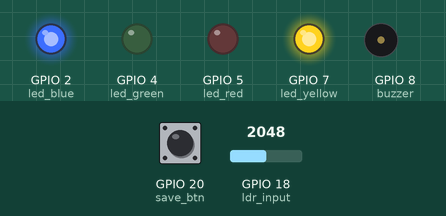
Recording of a sketch running on a simulated ESP32-S3. Parts: output pins drawn as LEDs (lit = HIGH), buzzer (waves = sounding). Inputs (shaded band) come from the test bench; at power-on: GPIO 18 (ldr_input) = 2048, GPIO 20 (save_btn) HIGH. What the sketch prints to the serial monitor is not drawn.

Above: at 1.2 s.
1.3 s: GPIO 18 (ldr_input) set to 2298
2.8 s: GPIO 18 (ldr_input) set to 2402
At 4.0 s:
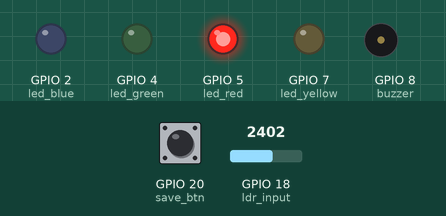
4.3 s: GPIO 20 (save_btn) pulled LOW for 3.2 s
At 5.1 s:
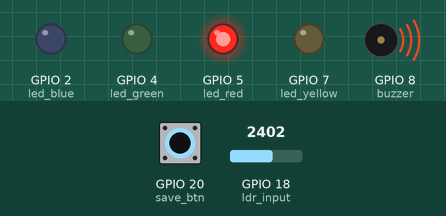
9.8 s: GPIO 18 (ldr_input) set to 1228
At 10.8 s:
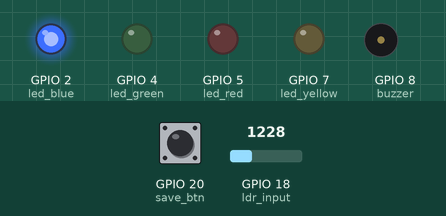
11.3 s: GPIO 20 (save_btn) pulled LOW for 0.15 s
At 11.9 s:
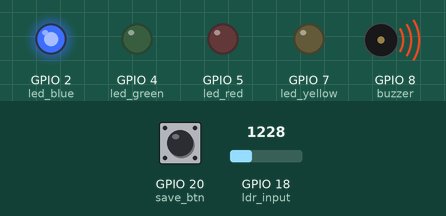
13.8 s: GPIO 18 (ldr_input) set to 1177
At 15.0 s:
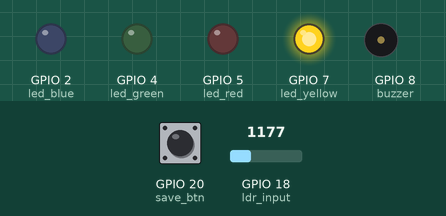
Timing chart, 0 to 16.3 s (numbered marks = the images above; inputs shaded):
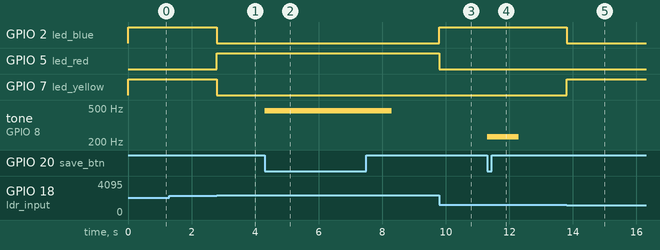

The sketch:

sketch.ino
```cpp
const int ldr_input = 18;

const int led_green = 4;
const int led_red = 5;
const int led_blue = 2;
const int led_yellow = 7;


const int save_btn = 20;

const int buzzer = 8;

int light = 0;
int valorLDR = 0;
int luminosidade = 0;
int frequencia_buzzer = 0;
int restante = 0;

int save_pressed = 0;
int play_pressed = 0;

int musica[10] = {};
int count_music = 0;

void setup() {
  Serial.begin(115200);

  // Input LDR
  pinMode(ldr_input, INPUT);
  // Input save btn
  pinMode(save_btn, INPUT);

  // Output LED's
  pinMode(led_green, OUTPUT);
  pinMode(led_red, OUTPUT);
  pinMode(led_blue, OUTPUT);
  pinMode(led_yellow, OUTPUT);
  pinMode(buzzer, OUTPUT);

}

void play(){
    for (int i = 0; i < 10; i++){
      tone(buzzer, musica[i]);
      delay(1000);
    }
}

void loop() {

  // leitura do valor do LDR
  valorLDR = analogRead(ldr_input);
  // conversão para uma escala de 0 a 5
  luminosidade = map(valorLDR, 64, 8700, 0, 15);
  // conversão para frequencia de buzzer
  frequencia_buzzer = map(valorLDR, 64, 8126, 0, 1600);

  int luzes[4] = {};
  int binario = 0, count = 0, produto = 1;
  while (luminosidade != 0) {
    // verifica se o numero atual será 0 ou 1
    restante = luminosidade % 2;
    // adiciona o 0 ou 1 descoberto acima de acordo com a casa atual
    binario = binario + (restante * produto);
    // avança para o próximo numero a ser calculado
    luminosidade = luminosidade / 2;

    if (produto == 1 && binario == 1 && count == 0){
      luzes[3] = 1;
    }
    if (produto == 10 && binario >= 10  && count == 1){
      luzes[2] = 1;
    }
    if (produto == 100 && binario >= 100  && count == 2){
      luzes[1] = 1;
    }
    if (produto == 1000 && binario >= 1000  && count == 3){
      luzes[0] = 1;
    }

    // avança para a próxima casa decimal
    produto *= 10;
    count++;
  }


  for (int i = 0; i < 4; i++){
    Serial.print(luzes[i]);
  }
  Serial.println("");

  if (luzes[0] == 1){
    digitalWrite(led_green, HIGH);
  } else{
    digitalWrite(led_green, LOW);
  }

  if (luzes[1] == 1){
    digitalWrite(led_red, HIGH);
  } else {
    digitalWrite(led_red, LOW);
  }

  if (luzes[2] == 1){
    digitalWrite(led_blue, HIGH);
  } else {
    digitalWrite(led_blue, LOW);
  }

  if (luzes[3] == 1){
    digitalWrite(led_yellow, HIGH);
  } else {
    digitalWrite(led_yellow, LOW);
  }

  int btn = digitalRead(save_btn);

  if (btn == HIGH && save_pressed == 0){
    save_pressed = 1;
  }
  if (btn == LOW && save_pressed == 1){
    save_pressed = 0;
  }

  if (save_pressed == 0){
    musica[count_music] = frequencia_buzzer;
    tone(buzzer, frequencia_buzzer);
    count_music = count_music + 1;
    delay(1000);
    noTone(buzzer);
    save_pressed = 1;
  }

  if(count_music == 10){
    play();
    noTone(buzzer);
    count_music = 0;
  }


}
```

Measured:
- the behaviour switches between 2366 and 2367 on GPIO 18 (ldr_input) (found by bisection; images 0 and 1)
- the behaviour switches between 1216 and 1215 on GPIO 18 (ldr_input) (found by bisection; images 4 and 5)
- after the input at 2.8 s, GPIO 2 (led_blue), GPIO 7 (led_yellow): HIGH → LOW at once; GPIO 5 (led_red): LOW → HIGH at once
- after the input at 4.3 s, tone on GPIO 8 (buzzer): silent → 464 Hz at once, → silent 4.0 s later
- after the input at 9.8 s, GPIO 2 (led_blue): LOW → HIGH at once; GPIO 5 (led_red): HIGH → LOW at once
- after the input at 11.3 s, tone on GPIO 8 (buzzer): silent → 231 Hz at once, → silent 1.0 s later
- after the input at 13.8 s, GPIO 2 (led_blue): HIGH → LOW at once; GPIO 7 (led_yellow): LOW → HIGH at once
